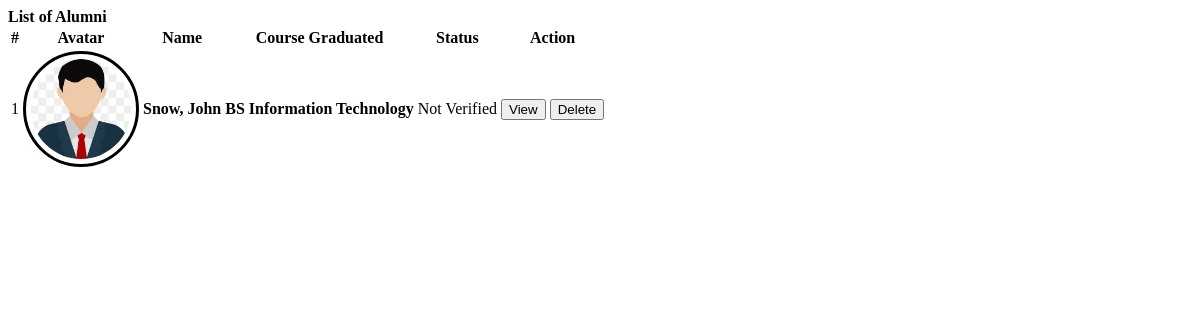
The app's page /admin/alumni.php, older data.
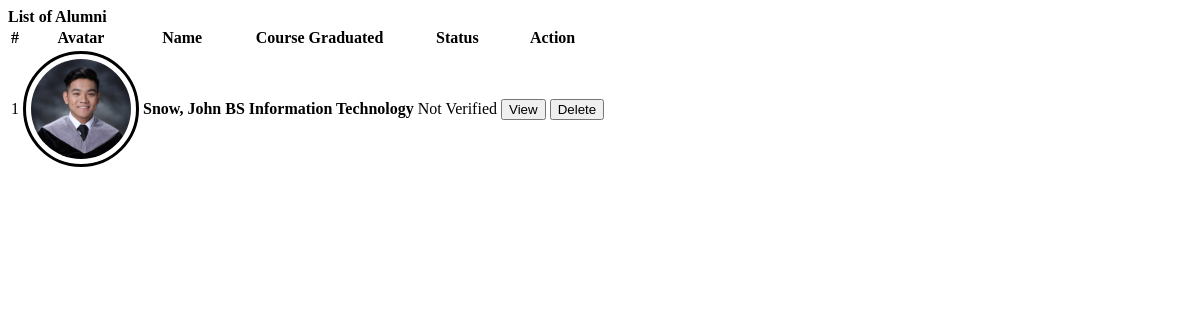
The same page, newer data.
### tables this page shows
CREATE TABLE `alumnus_bio` (
  `id` int(30) NOT NULL,
  `user_id` int(30) NOT NULL,
  `firstname` varchar(200) NOT NULL,
  `middlename` varchar(200) NOT NULL,
  `lastname` varchar(200) NOT NULL,
  `gender` varchar(10) NOT NULL,
  `batch` year(4) NOT NULL,
  `course_id` int(30) NOT NULL,
  `email` varchar(250) NOT NULL,
  `connected_to` text NOT NULL,
  `avatar` text NOT NULL,
  `status` enum('ACTIVE','INACTIVE') NOT NULL,
  `date_created` date NOT NULL DEFAULT current_timestamp()
);

CREATE TABLE `courses` (
  `id` int(30) NOT NULL,
  `course` text NOT NULL,
  `about` text NOT NULL
);

### admin/alumni.php (the view, shortened to what this page needs)
<?php include('db_connect.php'); ?>
<div class="container-fluid">
    <div class="col-lg-12">
        <div class="row">
            <div class="col-md-12">
                <div class="card">
                    <div class="card-header">
                        <b>List of Alumni</b>
                    </div>
                    <div class="card-body">
                        <table class="table table-condensed table-bordered table-hover">
                            <thead>
                            <tr>
                                <th class="text-center">#</th>
                                <th class="">Avatar</th>
                                <th class="">Name</th>
                                <th class="">Course Graduated</th>
                                <th class="">Status</th>
                                <th class="text-center">Action</th>
                            </tr>
                            </thead>
                            <tbody>
                            <?php
                            $i = 1;
                            $alumni = $conn->query("SELECT a.*,c.course,Concat(a.lastname,', ',a.firstname,' ',a.middlename) as name from alumnus_bio a inner join courses c on c.id = a.course_id order by Concat(a.lastname,', ',a.firstname,' ',a.middlename) asc");
                            while ($row = $alumni->fetch_assoc()):
                                ?>
                                <tr>
                                    <td class="text-center"><?php echo $i++ ?></td>
                                    <td class="text-center">
                                        <div class="avatar">
                                            <img src="assets/uploads/<?php echo $row['avatar'] ?>" class="" alt="">
                                        </div>
                                    </td>
                                    <td class="">
                                        <p><b><?php echo ucwords($row['name']) ?></b></p>
                                    </td>
                                    <td class="">
                                        <p><b><?php echo $row['course'] ?></b></p>
                                    </td>
                                    <td class="text-center">
                                        <?php if ($row['status'] == 1): ?>
                                            <span class="badge badge-primary">Verified</span>
                                        <?php else: ?>
                                            <span class="badge badge-secondary">Not Verified</span>
                                        <?php endif; ?>
                                    </td>
                                    <td class="text-center">
                                        <button class="btn btn-sm btn-outline-primary view_alumni" type="button"
                                                data-id="<?php echo $row['id'] ?>">View
                                        </button>
                                        <button class="btn btn-sm btn-outline-danger delete_alumni" type="button"
                                                data-id="<?php echo $row['id'] ?>">Delete
                                        </button>
                                    </td>
                                </tr>
                            <?php endwhile; ?>
                            </tbody>
                        </table>
                    </div>
                </div>
            </div>
        </div>
    </div>
</div>

Row changes from the older to the newer data that the page shows:
changed alumnus_bio "BS Information Technology": avatar: a different picture
